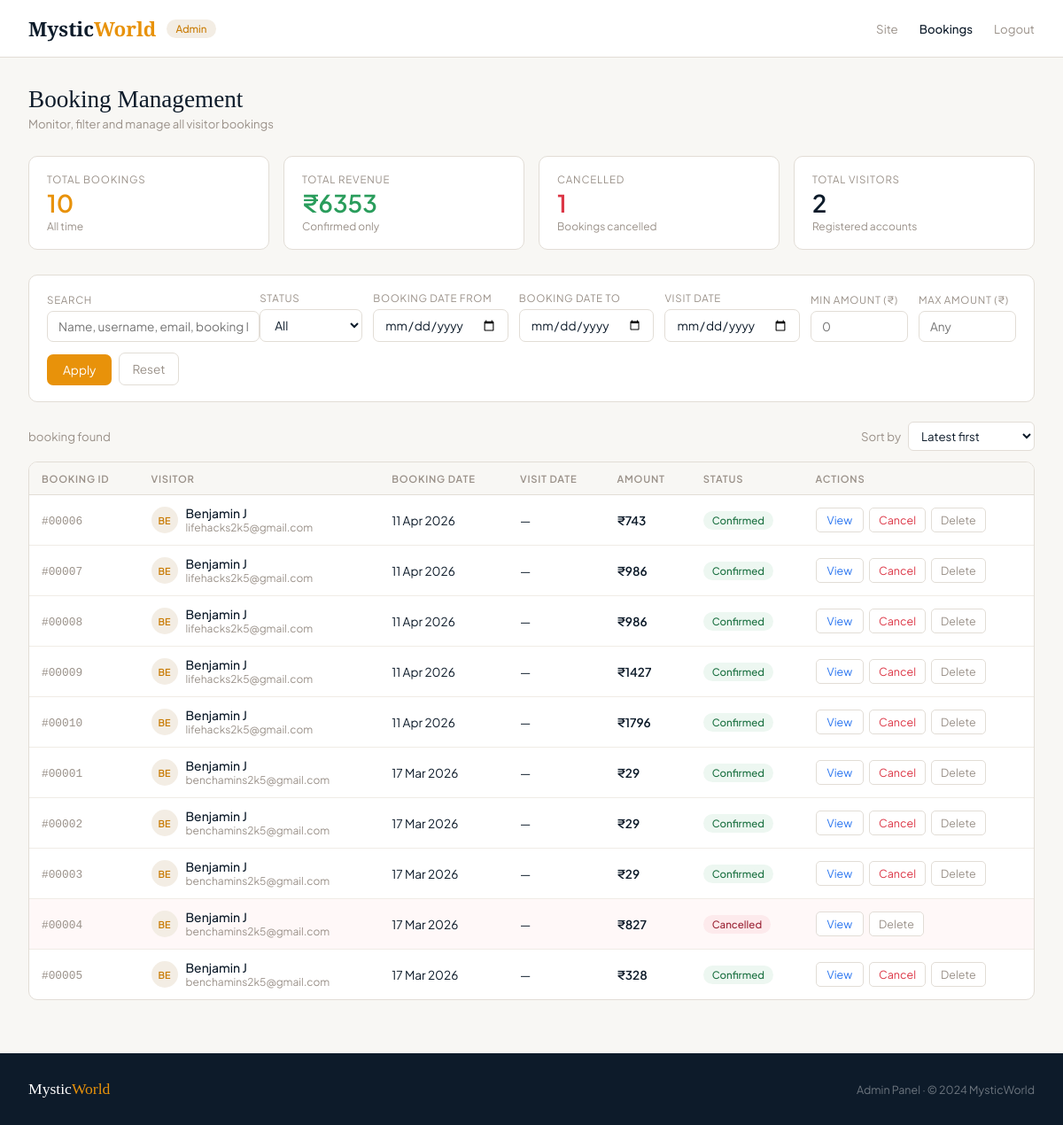
Page /manage/bookings/ (signed in) on the committed database.
### park/models.py (models this page shows, shortened)
class Booking(models.Model):
    STATUS_CHOICES = [
        ('Confirmed', 'Confirmed'),
        ('Cancelled', 'Cancelled'),
    ]
    visitor = models.ForeignKey(Visitor, on_delete=models.CASCADE, db_index=True)
    booking_date = models.DateField(auto_now_add=True)
    visit_date = models.DateField(null=True)
    total_amount = models.IntegerField()
    status = models.CharField(max_length=20, choices=STATUS_CHOICES, default='Confirmed', db_index=True)

class Visitor(models.Model):
    name = models.CharField(max_length=100)
    email = models.EmailField(unique=True)
    phone = models.CharField(max_length=15)
    username = models.CharField(max_length=50, unique=True)
    password = models.CharField(max_length=128)

### park/views.py (the view, shortened to what this page needs)
# urls.py: path('manage/bookings/', views.admin_bookings, name='admin_bookings'),
def admin_bookings(request):
    if not request.session.get('is_admin'):
        return redirect('login')
    qs = (Booking.objects
          .select_related('visitor')
          .prefetch_related('items__ride__zone')
          .order_by('-booking_date'))
    search = request.GET.get('search', '').strip()
    status = request.GET.get('status', '')
    if status in ('Confirmed', 'Cancelled'):
        qs = qs.filter(status=status)
    date_from = request.GET.get('date_from')
    date_to = request.GET.get('date_to')
    visit_date = request.GET.get('visit_date')
    if date_from:
        qs = qs.filter(booking_date__gte=date_from)
    if date_to:
        qs = qs.filter(booking_date__lte=date_to)
    if visit_date:
        qs = qs.filter(visit_date=visit_date)
    min_amount = request.GET.get('min_amount')
    max_amount = request.GET.get('max_amount')
    if min_amount:
        qs = qs.filter(total_amount__gte=min_amount)
    if max_amount:
        qs = qs.filter(total_amount__lte=max_amount)
    sort = request.GET.get('sort', '-booking_date')
    allowed_sorts = ['booking_date', '-booking_date', 'total_amount', '-total_amount']
    if sort in allowed_sorts:
        qs = qs.order_by(sort)
    all_qs = Booking.objects.all()
    total_bookings = all_qs.count()
    total_revenue = all_qs.filter(status='Confirmed').aggregate(t=Sum('total_amount'))['t'] or 0
    cancelled_count = all_qs.filter(status='Cancelled').count()
    total_visitors = Visitor.objects.count()
    from django.core.paginator import Paginator
    paginator = Paginator(qs, 20)
    page_num = request.GET.get('page', 1)
    bookings = paginator.get_page(page_num)
    all_bookings = qs
    return render(request, 'admin_bookings.html', {
        'bookings': bookings,
        'all_bookings': all_bookings,
        'total_bookings': total_bookings,
        'total_revenue': total_revenue,
        'cancelled_count': cancelled_count,
        'total_visitors': total_visitors,
    })

### park/templates/admin_bookings.html (shortened to what this page needs)
{% load static %}
<!DOCTYPE html>
<html lang="en">
<head>
</head>
<body>
<header>
  <nav>
    <div style="display:flex;align-items:center;gap:12px;">
      <div class="logo">Mystic<span>World</span></div>
      <div class="admin-badge">Admin</div>
    </div>
    <div class="nav-links">
      <a href="{% url 'home' %}">Site</a>
      <a href="{% url 'admin_bookings' %}" class="active">Bookings</a>
      <a href="{% url 'logout' %}">Logout</a>
    </div>
  </nav>
</header>
<div class="page">
  <div class="page-header">
    <div>
      <div class="page-title">Booking Management</div>
      <div class="page-sub">Monitor, filter and manage all visitor bookings</div>
    </div>
  </div>
  <div class="stats">
    <div class="stat-card amber">
      <div class="stat-label">Total Bookings</div>
      <div class="stat-value">{{ total_bookings }}</div>
      <div class="stat-sub">All time</div>
    </div>
    <div class="stat-card green">
      <div class="stat-label">Total Revenue</div>
      <div class="stat-value">₹{{ total_revenue|default:0 }}</div>
      <div class="stat-sub">Confirmed only</div>
    </div>
    <div class="stat-card red">
      <div class="stat-label">Cancelled</div>
      <div class="stat-value">{{ cancelled_count }}</div>
      <div class="stat-sub">Bookings cancelled</div>
    </div>
    <div class="stat-card">
      <div class="stat-label">Total Visitors</div>
      <div class="stat-value">{{ total_visitors }}</div>
      <div class="stat-sub">Registered accounts</div>
    </div>
  </div>
  <form method="GET" class="filters">
    <div class="filter-row">
      <div class="filter-group" style="flex:1;min-width:200px;">
        <label>Search</label>
        <input class="search-input" type="text" name="search" value="{{ request.GET.search }}" placeholder="Name, username, email, booking ID…">
      </div>
      <div class="filter-group">
        <label>Status</label>
        <select name="status">
          <option value="">All</option>
        </select>
      </div>
      <div class="filter-group">
        <label>Booking Date From</label>
        <input type="date" name="date_from" value="{{ request.GET.date_from }}">
      </div>
      <div class="filter-group">
        <label>Booking Date To</label>
        <input type="date" name="date_to" value="{{ request.GET.date_to }}">
      </div>
      <div class="filter-group">
        <label>Visit Date</label>
        <input type="date" name="visit_date" value="{{ request.GET.visit_date }}">
      </div>
      <div class="filter-group">
        <label>Min Amount (₹)</label>
        <input type="number" name="min_amount" value="{{ request.GET.min_amount }}" placeholder="0" style="width:110px;">
      </div>
      <div class="filter-group">
        <label>Max Amount (₹)</label>
        <input type="number" name="max_amount" value="{{ request.GET.max_amount }}" placeholder="Any" style="width:110px;">
      </div>
      <div style="display:flex;gap:8px;align-items:flex-end;">
        <button class="filter-btn" type="submit">Apply</button>
        <a class="reset-btn" href="{% url 'admin_bookings' %}">Reset</a>
      </div>
    </div>
  </form>
  <div class="table-toolbar">
    <div class="table-info">{{ bookings.count }} booking{{ bookings.count|pluralize }} found</div>
    <form method="GET" class="sort-group">
      <label for="sort">Sort by</label>
      <select id="sort" name="sort" onchange="this.form.submit()">
        <option value="-booking_date" {% if request.GET.sort == '-booking_date' or not request.GET.sort %}selected{% endif %}>Latest first</option>
      </select>
    </form>
  </div>
  <div class="table-wrap">
    <div class="table-scroll">
      <table>
        <thead>
          <tr>
            <th>Booking ID</th>
            <th>Visitor</th>
            <th>Booking Date</th>
            <th>Visit Date</th>
            <th>Amount</th>
            <th>Status</th>
            <th>Actions</th>
          </tr>
        </thead>
        <tbody>
          {% for booking in bookings %}
          <tr class="{% if booking.status == 'Cancelled' %}cancelled{% endif %}">
            <td><span class="booking-id">#{{ booking.id|stringformat:"05d" }}</span></td>
            <td>
              <div class="visitor-cell">
                <div class="avatar-sm">{{ booking.visitor.name|slice:":2"|upper }}</div>
                <div>
                  <div class="visitor-name">{{ booking.visitor.name }}</div>
                  <div class="visitor-email">{{ booking.visitor.email }}</div>
                </div>
              </div>
            </td>
            <td>{{ booking.booking_date|date:"d M Y" }}</td>
            <td>{{ booking.visit_date|date:"d M Y"|default:"—" }}</td>
            <td><span class="amount">₹{{ booking.total_amount }}</span></td>
            <td>
              <span class="badge {% if booking.status == 'Confirmed' %}confirmed{% else %}cancelled{% endif %}">
                {{ booking.status }}
              </span>
            </td>
            <td>
              <div class="action-cell">
                <button class="btn-view" onclick="openModal({{ booking.id }})">View</button>
                {% if booking.status == 'Confirmed' %}
                <form method="POST" action="{% url 'admin_cancel_booking' booking.id %}" style="display:inline;">
                  <button class="btn-cancel" type="submit" onclick="return confirm('Cancel booking #{{ booking.id|stringformat:'05d' }}?')">Cancel</button>
                </form>
                {% endif %}
                <form method="POST" action="{% url 'admin_delete_booking' booking.id %}" style="display:inline;">
                  <button class="btn-delete" type="submit" onclick="return confirm('Permanently delete this booking?')">Delete</button>
                </form>
              </div>
            </td>
          </tr>
          {% endfor %}
        </tbody>
      </table>
    </div>
  </div>
</div>
<footer>
  <div class="footer-inner">
    <div class="footer-logo">Mystic<span>World</span></div>
    <span>Admin Panel · © 2024 MysticWorld</span>
  </div>
</footer>
</body>
</html>

### rows in the picture
Booking: id "00006", visitor.name "BE", visitor.name "Benjamin J", visitor.email "lifehacks2k5@gmail.com", booking_date "11 Apr 2026", visit_date "—", total_amount "743", status "Confirmed"
Booking: id "00007", visitor.name "BE", visitor.name "Benjamin J", visitor.email "lifehacks2k5@gmail.com", booking_date "11 Apr 2026", visit_date "—", total_amount "986", status "Confirmed"
Booking: id "00008", visitor.name "BE", visitor.name "Benjamin J", visitor.email "lifehacks2k5@gmail.com", booking_date "11 Apr 2026", visit_date "—", total_amount "986", status "Confirmed"
Booking: id "00009", visitor.name "BE", visitor.name "Benjamin J", visitor.email "lifehacks2k5@gmail.com", booking_date "11 Apr 2026", visit_date "—", total_amount "1427", status "Confirmed"
Booking: id "00010", visitor.name "BE", visitor.name "Benjamin J", visitor.email "lifehacks2k5@gmail.com", booking_date "11 Apr 2026", visit_date "—", total_amount "1796", status "Confirmed"
Booking: id "00001", visitor.name "BE", visitor.name "Benjamin J", visitor.email "benchamins2k5@gmail.com", booking_date "17 Mar 2026", visit_date "—", total_amount "29", status "Confirmed"
Booking: id "00002", visitor.name "BE", visitor.name "Benjamin J", visitor.email "benchamins2k5@gmail.com", booking_date "17 Mar 2026", visit_date "—", total_amount "29", status "Confirmed"
Booking: id "00003", visitor.name "BE", visitor.name "Benjamin J", visitor.email "benchamins2k5@gmail.com", booking_date "17 Mar 2026", visit_date "—", total_amount "29", status "Confirmed"
Booking: id "00004", visitor.name "BE", visitor.name "Benjamin J", visitor.email "benchamins2k5@gmail.com", booking_date "17 Mar 2026", visit_date "—", total_amount "827", status "Cancelled"
Booking: id "00005", visitor.name "BE", visitor.name "Benjamin J", visitor.email "benchamins2k5@gmail.com", booking_date "17 Mar 2026", visit_date "—", total_amount "328", status "Confirmed"

### other values in the picture
{{ total_bookings }} "10"
{{ total_revenue|default:0 }} "6353"
{{ cancelled_count }} "1"
{{ total_visitors }} "2"
